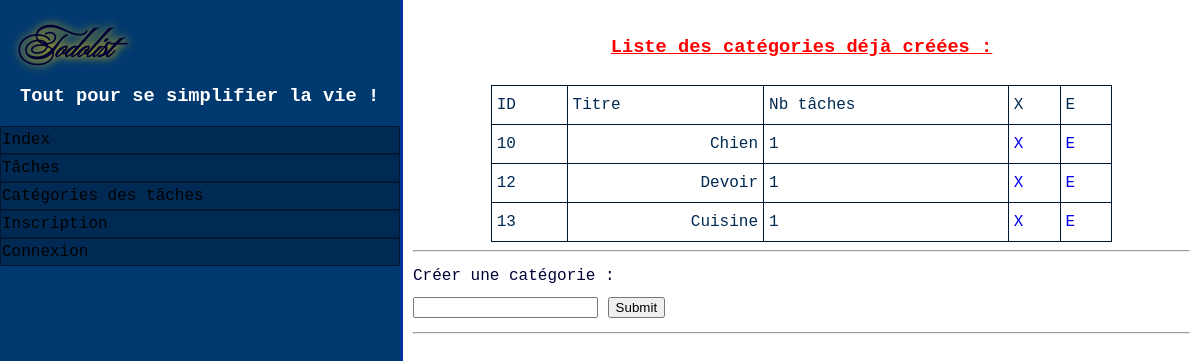
Before: /categories.php with the older database file.
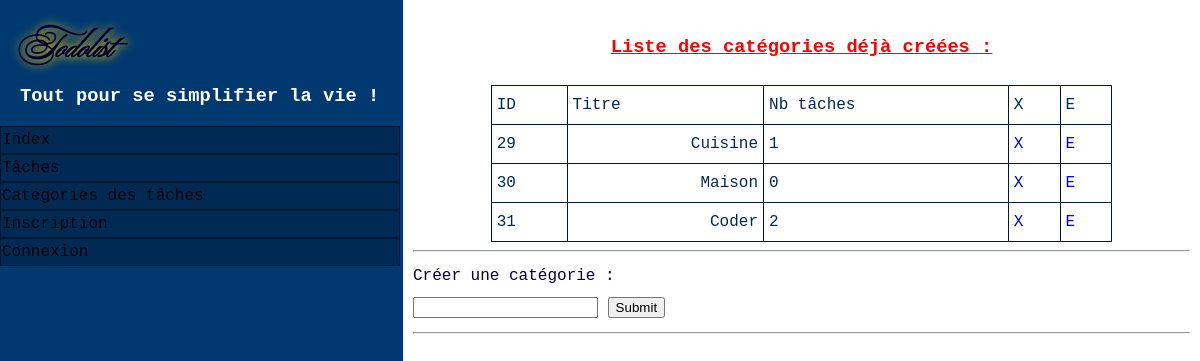
After: the same page with the newer database file.
### tables this page shows
CREATE TABLE `categories` (
  `id` int(11) NOT NULL,
  `categorie` varchar(100) NOT NULL
);

### includes/php/include_categories.php (the view, shortened to what this page needs)
<?php
function show_categories($pdo)
{
	$stmt = $pdo->query('SELECT categories.id, categories.categorie, COUNT(taches.id)'
						. ' `nbTaches` FROM categories'
						. ' LEFT JOIN taches ON taches.id_categorie = categories.id'
						. ' GROUP BY categories.id');
	while($row = $stmt->fetch())
	{
		echo "<tr>" . PHP_EOL
		. "<td>" . $row['id'] . "</td>" . PHP_EOL
		. "<td class='titre_tache'>" . htmlentities($row['categorie']) . "</td>" . PHP_EOL
		. "<td class=''>" . $row['nbTaches'] . "</td>" . PHP_EOL
		. "<td><a href=\"categories.php?delete_id=" . $row['id'] . "\">X</a></td>" . PHP_EOL
		. "<td><a href=\"categories.php?editer=" . $row['id'] . "\">E</a></td>" . PHP_EOL
		. "</tr>\n";
	}
}
?>

Changed rows visible on the page:
removed categories: id "10", categorie "Chien", nbTaches "1"
removed categories: id "12", categorie "Devoir", nbTaches "1"
removed categories: id "13", categorie "Cuisine", nbTaches "1"
added categories: id "29", categorie "Cuisine", nbTaches "1"
added categories: id "30", categorie "Maison", nbTaches "0"
added categories: id "31", categorie "Coder", nbTaches "2"
